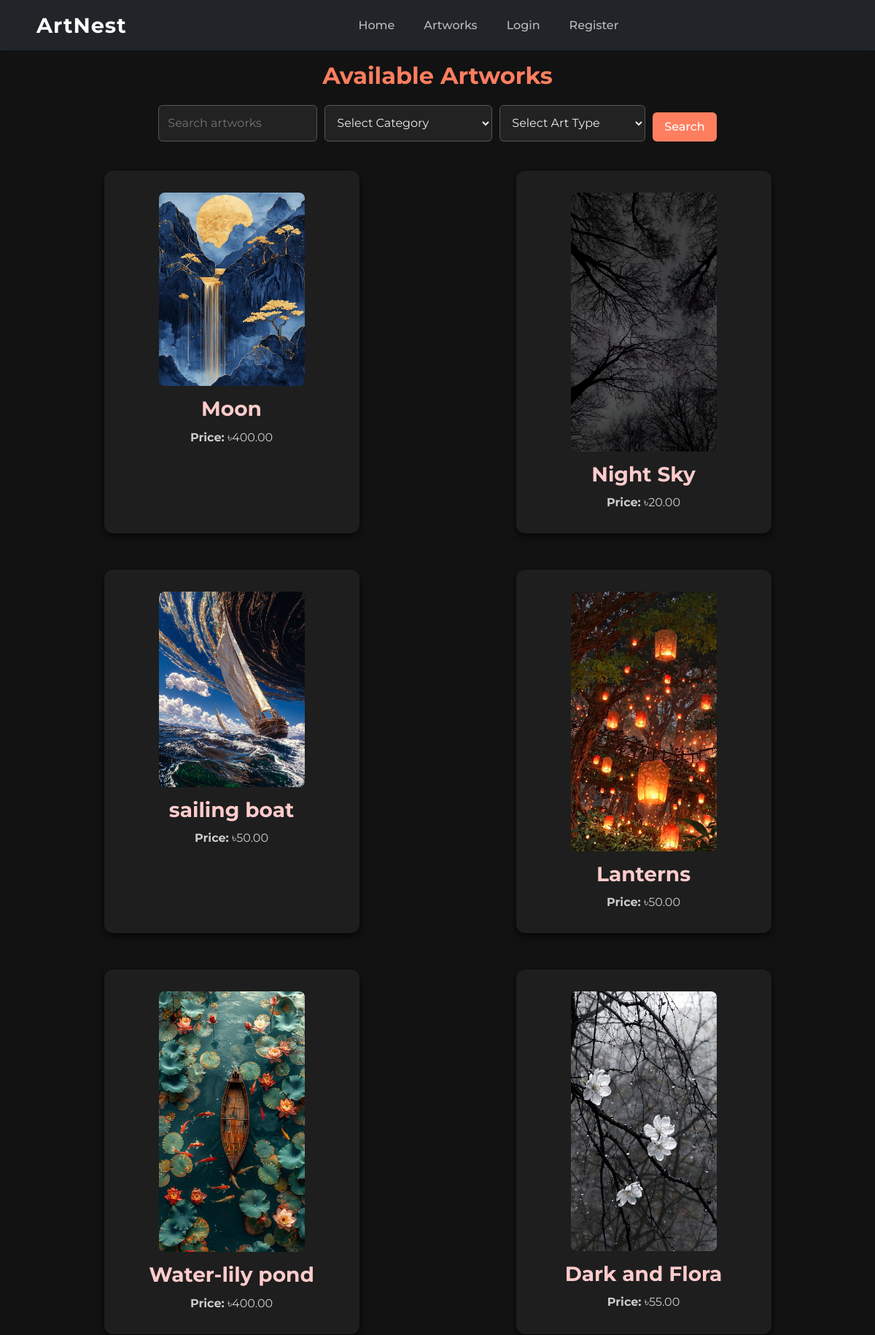
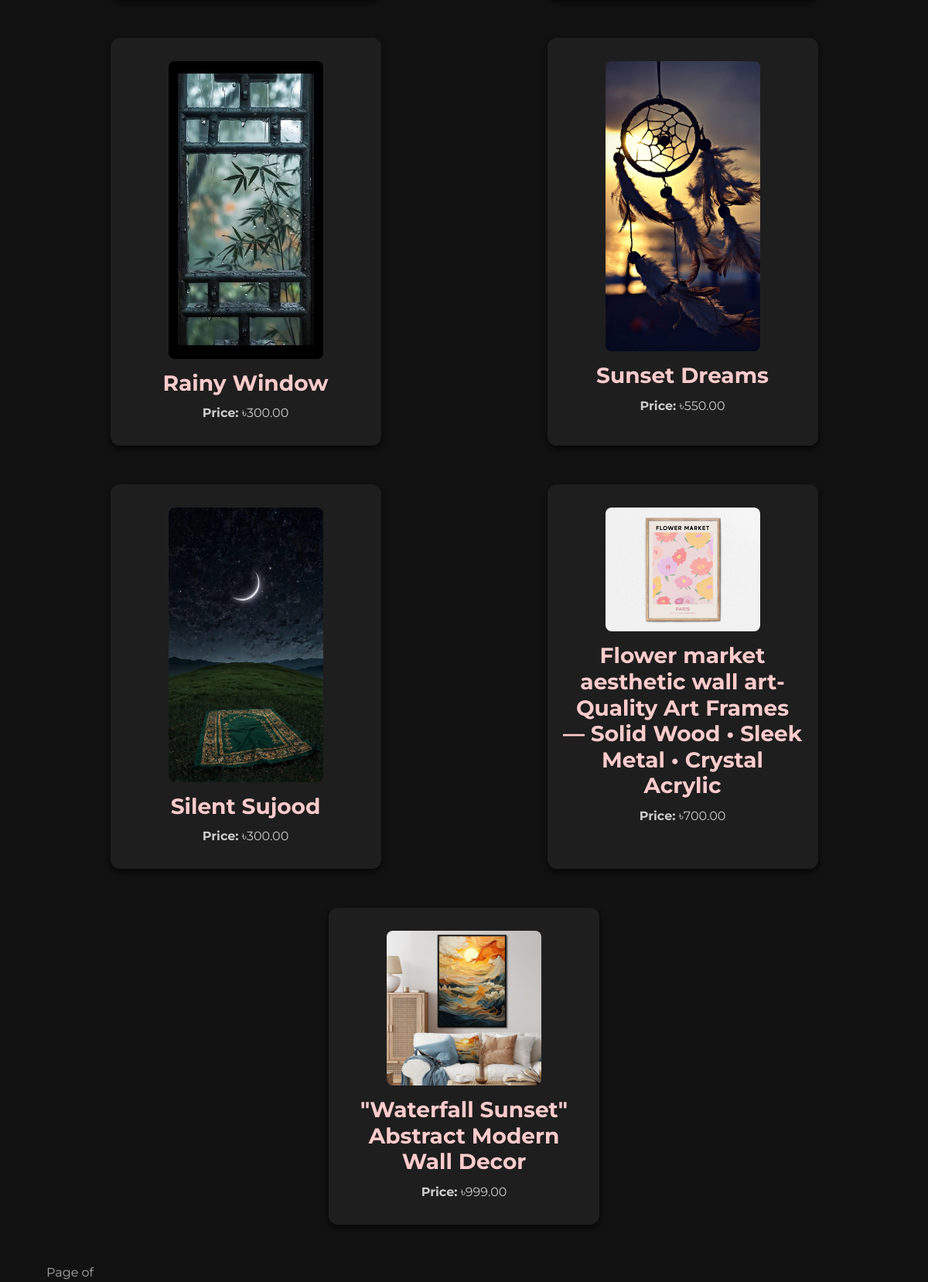
The app's page /artworks/ with its own data (2 pictures, top to bottom).
### artworks/models.py (models this page shows, shortened)
class Artwork(models.Model):
    title = models.CharField(max_length=255)
    description = models.TextField()
    artist = models.ForeignKey(settings.AUTH_USER_MODEL, on_delete=models.CASCADE)
    price = models.DecimalField(max_digits=10, decimal_places=2)
    image = models.ImageField(upload_to='artwork/')
    category = models.CharField(max_length=50, choices=CATEGORY_CHOICES)
    art_type = models.CharField(max_length=20, choices=ART_TYPE_CHOICES, default='traditional')
    created_at = models.DateTimeField(auto_now_add=True)
    is_available = models.BooleanField(default=True)
    is_approved = models.BooleanField(default=False)
    views = models.PositiveIntegerField(default=0)  # Track popularity
    categories = models.ManyToManyField(Category)
    art_type = models.CharField(max_length=30, choices=ART_TYPE_CHOICES)
    size = models.CharField(max_length=20, choices=SIZE_CHOICES, blank=True, null=True)
    custom_size = models.CharField(max_length=100, blank=True, null=True)
    frame = models.CharField(max_length=20, choices=FRAME_CHOICES, default='none')

### artworks/views.py (the view, shortened to what this page needs)
# urls.py: path('artworks/', views.artwork_list, name='artwork_list'),
def artwork_list(request):
    query = request.GET.get('q')  # Search box theke query nicchi
    category = request.GET.get('category', '')
    art_type = request.GET.get('art_type', '')
    filters = Q(is_available=True, is_approved=True)
    if category:
        filters &= Q(category=category)
    if art_type:
        filters &= Q(art_type=art_type)
    artworks = Artwork.objects.filter(filters)
    category_choices = CATEGORY_CHOICES  # Make sure you have these choices in your model or somewhere
    art_type_choices = ART_TYPE_CHOICES  # Make sure you have these choices in your model or somewhere
    return render(request, 'artworks/artwork_list.html', {
        'artworks': artworks,
        'query': query,
        'category': category,
        'art_type': art_type,
        'category_choices': category_choices,
        'art_type_choices': art_type_choices
    })

### messaging/context_processors.py (called while the page is built)
def unread_message_count(request):
    if request.user.is_authenticated:
        count = Message.objects.filter(receiver=request.user, is_read=False).count()
        return {'unread_message_count': count}
    return {}

### notifications/context_processors.py (called while the page is built)
def unread_notifications(request):
    if request.user.is_authenticated:
        count = request.user.notifications.filter(unread=True).count()
        return {'unread_notification_count': count}
    return {}

### templates/artworks/artwork_list.html (shortened to what this page needs)
{% extends 'base.html' %}
{% block content %}
    <h2>Available Artworks</h2>
    <form method="get" action="{% url 'artwork_list' %}" class="search-form">
        <input type="text" name="q" placeholder="Search artworks" value="{{ request.GET.q }}">
        <select name="category">
            <option value="">Select Category</option>
        </select>
        <select name="art_type">
            <option value="">Select Art Type</option>
        </select>
        <button type="submit">Search</button>
    </form>
    {% if artworks %}
        <div class="artwork-grid">
            {% for artwork in artworks %}
                <div class="artwork-card">
                    <a href="{% url 'artwork_detail' artwork.pk %}"><img src="{{ artwork.image.url }}" alt="{{ artwork.title }}" width="200px" oncontextmenu="return false" draggable="false"></a>
                    <h3><a href="{% url 'artwork_detail' artwork.pk %}">{{ artwork.title }}</a></h3>
                    <p><strong>Price:</strong> ৳{{ artwork.price }}</p>
                </div>
            {% endfor %}
        </div>
        <div class="pagination">
            <span>Page {{ artworks.number }} of {{ artworks.paginator.num_pages }}</span>
        </div>
    {% else %}
        <p>No artworks found.</p>
    {% endif %}
{% endblock %}

### records on screen
Artwork: image (picture), title "Moon", price "400.00"
Artwork: image (picture), title "Night Sky", price "20.00"
Artwork: image (picture), title "sailing boat", price "50.00"
Artwork: image (picture), title "Lanterns", price "50.00"
Artwork: image (picture), title "Water-lily pond", price "400.00"
Artwork: image (picture), title "Dark and Flora", price "55.00"
Artwork: image (picture), title "Rainy Window", price "300.00"
Artwork: image (picture), title "Sunset Dreams", price "550.00"
Artwork: image (picture), title "Silent Sujood", price "300.00"
Artwork: image (picture), title "Flower market aesthetic wall art-Quality Art Frames — Solid Wood • Sleek Metal • Crystal Acrylic", price "700.00"
Artwork: image (picture), title "\"Waterfall Sunset\" Abstract Modern Wall Decor", price "999.00"
